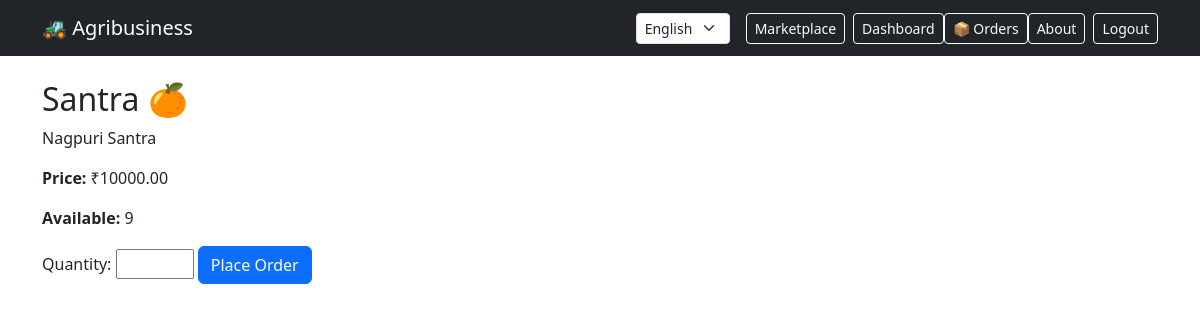
/product/4/ (signed in), run on an earlier commit of the app's database.
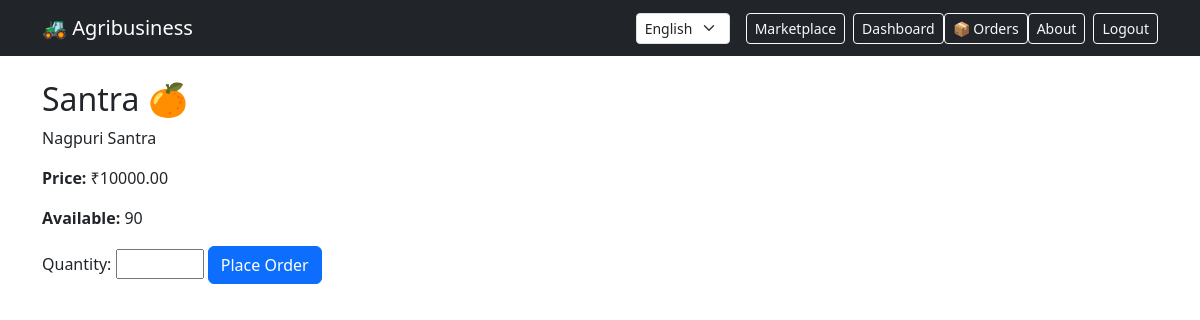
And on a later commit of the database.
### mainApp/models.py (models this page shows, shortened)
class Product(models.Model):
    name = models.CharField(max_length=200)
    description = models.TextField(blank=True)
    price = models.DecimalField(max_digits=10, decimal_places=2)
    quantity = models.PositiveIntegerField()
    seller = models.ForeignKey(Profile, on_delete=models.CASCADE)  # farmer or corporate
    created_at = models.DateTimeField(auto_now_add=True)

### mainApp/views.py (the view, shortened to what this page needs)
# urls.py: path('product/<int:pk>/', views.product_detail, name='product_detail'),
@login_required
def product_detail(request, pk):
    product = get_object_or_404(Product, pk=pk)
    return render(request, "mainApp/product_detail.html", {"product": product})

### mainApp/templates/mainApp/product_detail.html (shortened to what this page needs)
{% extends "mainApp/base.html" %}
{% load i18n %}
{% block content %}
<h2>{{ product.name }}</h2>
<p>{{ product.description }}</p>
<p><strong>{% trans "Price:" %}</strong> ₹{{ product.price }}</p>
<p><strong>{% trans "Available:" %}</strong> {{ product.quantity }}</p>
<form method="post">
    <label for="qty">{% trans "Quantity:" %}</label>
    <input type="number" name="quantity" min="1" max="{{ product.quantity }}" required>
    <button type="submit" class="btn btn-primary">{% trans "Place Order" %}</button>
</form>
{% endblock %}

What changed in the data, as far as the page shows it:
changed Product "Santra 🍊": quantity "9" → "90"
